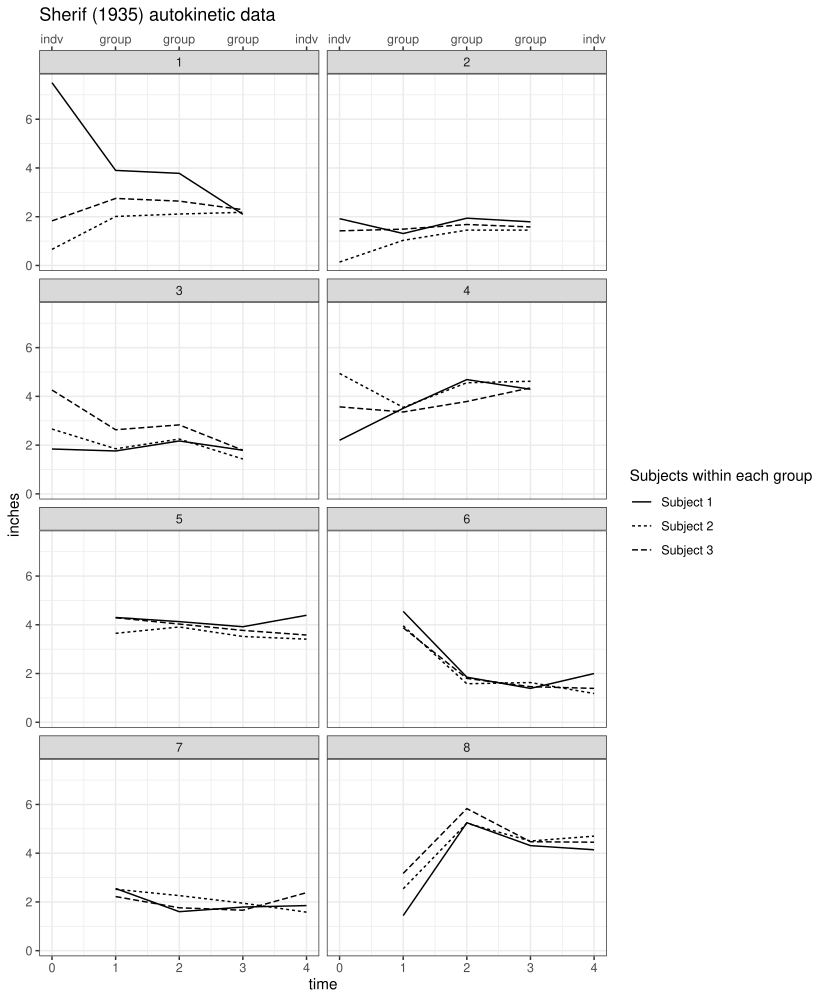

Reproduce this figure in R.
## Plot of Sherifdata
## 2021-04-06

data("sherifdat")

sherifdat$time <- sherifdat$time + 1


pl1 <- ggplot(data=sherifdat, 
              aes(x=time,y=y, 
                  colour = as.factor(person), 
                  shape = factor(person, labels = c("Subject 1", "Subject 2", "Subject 3")))) + 
  geom_line(size=0.5) +geom_point(size=2)+ xlab("time") + ylab("inches") 


pl1 <- ggplot(data=sherifdat, 
              aes(x=time,y=y, linetype = factor(person, labels = c("Subject 1", "Subject 2", "Subject 3")))) + 
  geom_line(size=0.5) + xlab("time") + ylab("inches") +
  guides(linetype=guide_legend(title="Subjects within each group")) +
  scale_x_continuous(sec.axis = sec_axis(~.*1,labels = c("indv", "group", "group", "group", "indv" )))



pl1 <- pl1 +  facet_wrap(~group, ncol = 2) + 
  labs(title = "Sherif (1935) autokinetic data") + 
  theme_bw() 


print(pl1)
